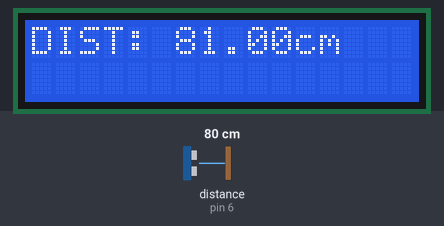
This sketch was run on a simulated Arduino Uno, built with avr-gcc and run on an emulated ATmega328P. Parts: 16×2 character LCD. The test bench sets the inputs (shaded band); at power-on: distance to the obstacle (sensor on pin 6) 80 cm. The echo pulse lasts 58.3 µs per cm.

Above: at 1.2 s.
1.3 s: distance to the obstacle (sensor on pin 6) set to 2 cm
At 3.0 s:
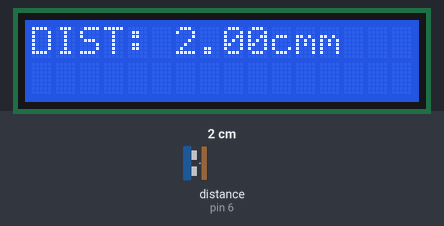
3.6 s: distance to the obstacle (sensor on pin 6) set to 4 cm
At 5.3 s:
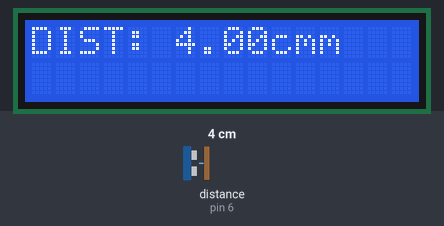
5.6 s: distance to the obstacle (sensor on pin 6) set to 9 cm
At 6.8 s:
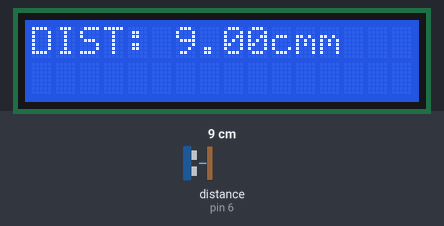
Timing chart, 0 to 8.6 s (numbered marks = the images above; inputs shaded):
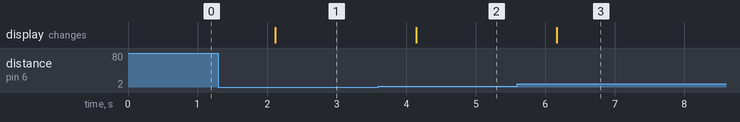

The sketch:

prueba_ultrasonido.ino
```cpp
#include <NewPing.h>
#define TRIGGER_PIN  7
#define ECHO_PIN     6
#define MAX_DISTANCE 200
NewPing sonar(TRIGGER_PIN, ECHO_PIN, MAX_DISTANCE);

#include <LiquidCrystal_I2C.h> // Libreria LCD_I2C
LiquidCrystal_I2C lcd(0x27,16,2);

void setup() {
  lcd.init();
  lcd.backlight();
  lcd.clear();
}

void loop() {

  float p = sonar.ping_cm();
  lcd.setCursor(0,0);
  lcd.print("DIST: ");
  lcd.print(p);
  lcd.print("cm");
  delay(1000);
}
```

Measured:
- after the input at 1.3 s, the display: changes after 0.82 s (image 1)
- after the input at 3.6 s, the display: changes after 0.54 s (image 2)
- after the input at 5.6 s, the display: changes after 0.57 s (image 3)
